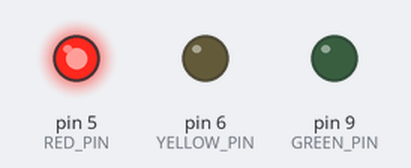
Recording of a sketch running on a simulated Arduino Uno, built with avr-gcc and run on an emulated ATmega328P. Parts: output pins drawn as LEDs (lit = HIGH).

Above: at 0.5 s.
At 2.5 s:
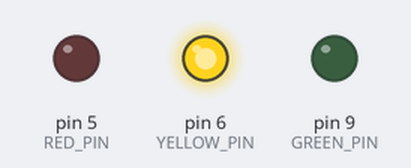
At 4.5 s:
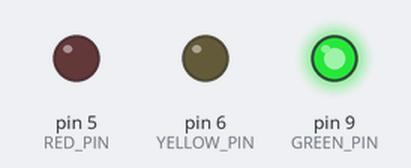
At 5.5 s:
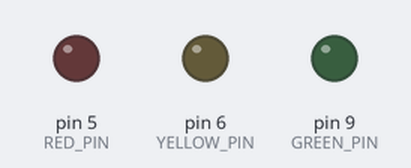
Timing chart, 0 to 7.8 s (numbered marks = the images above):
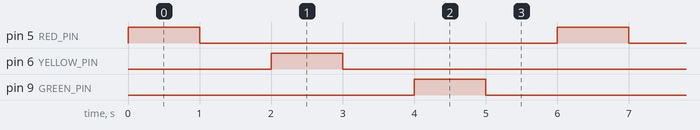

Measured:
- by itself, pin 5 (RED_PIN), pin 6 (YELLOW_PIN), pin 9 (GREEN_PIN): alternates HIGH for 1.0 s and LOW for 5.0 s
- by itself, everything shown: repeats every 6.0 s, in 6 steps

The sketch:

traffic.ino
```cpp
const int RED_PIN = 5;
const int YELLOW_PIN = 6;
const int GREEN_PIN = 9;

void setup() {
  pinMode(RED_PIN, OUTPUT);
  pinMode(YELLOW_PIN, OUTPUT);
  pinMode(GREEN_PIN, OUTPUT);
}

void blinkLED(int color) {
  digitalWrite(color, HIGH);
  delay(1000);

  digitalWrite(color, LOW);
  delay(1000);
}

void loop() {
  blinkLED(RED_PIN);
  blinkLED(YELLOW_PIN);
  blinkLED(GREEN_PIN);
}
```
